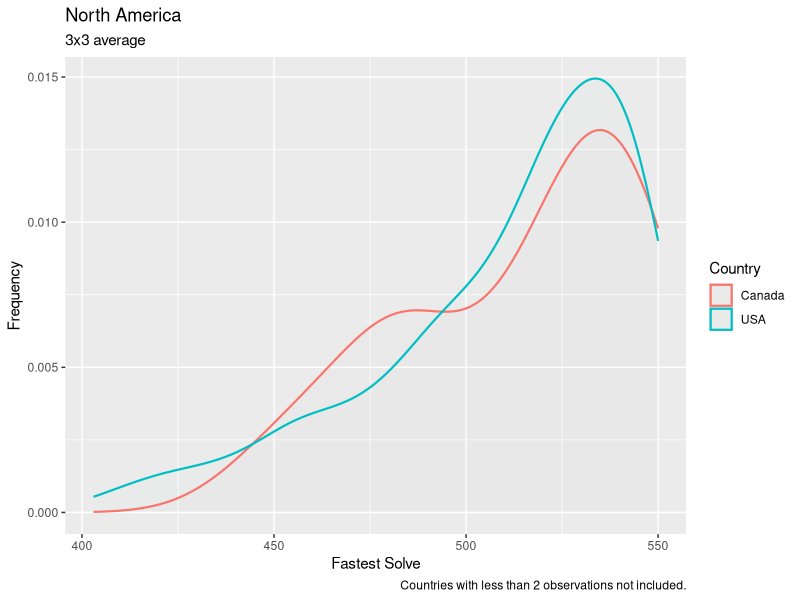
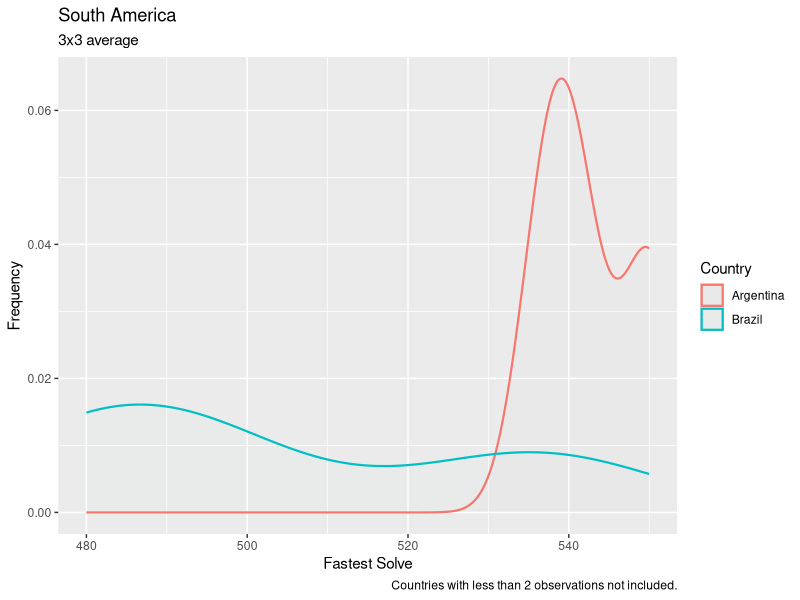
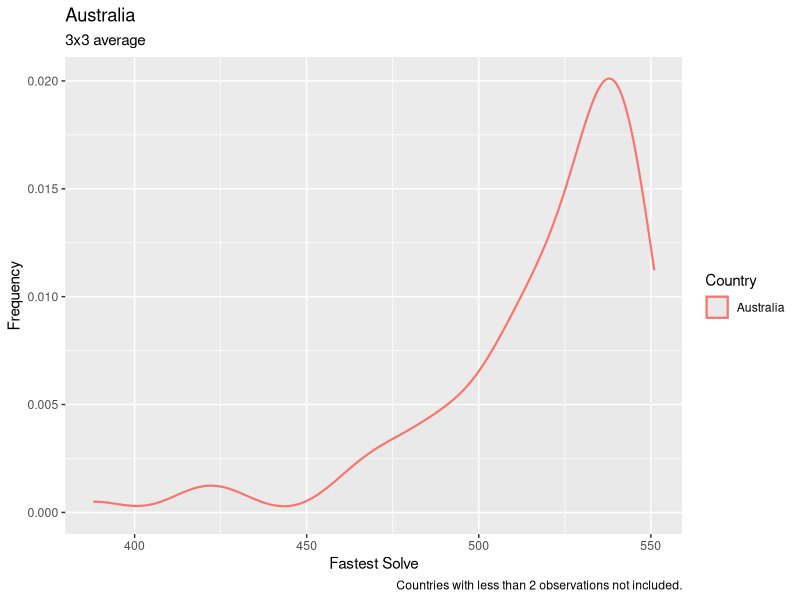
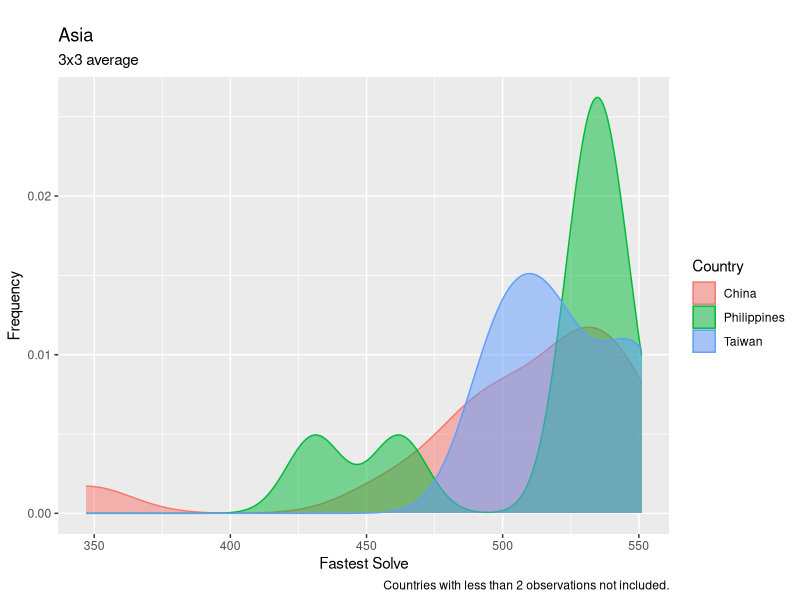
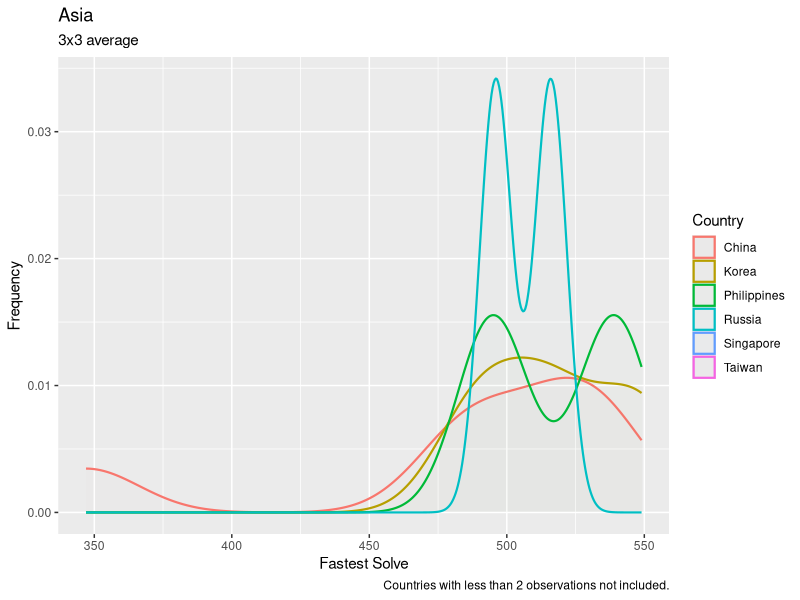
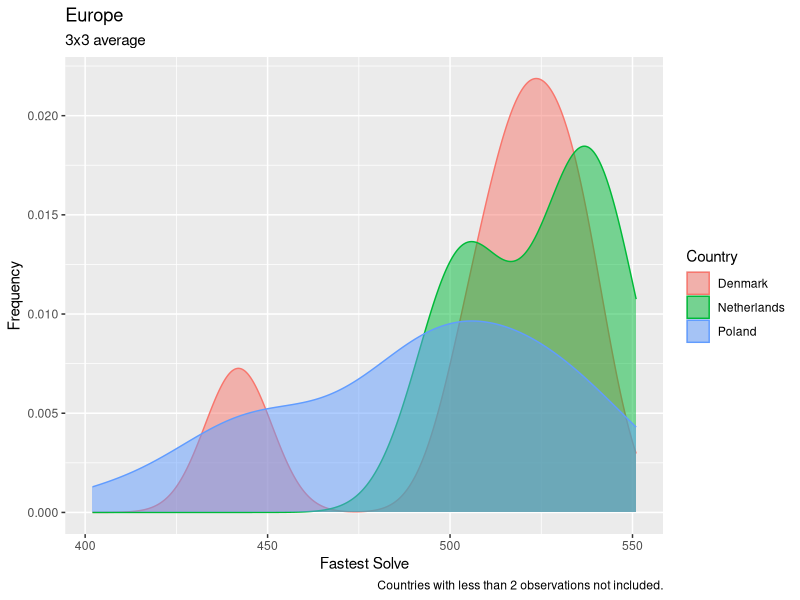
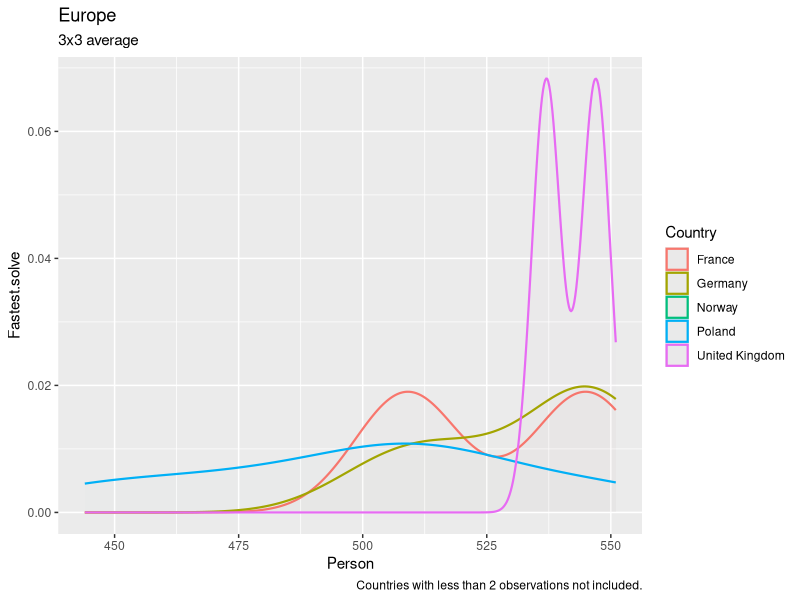
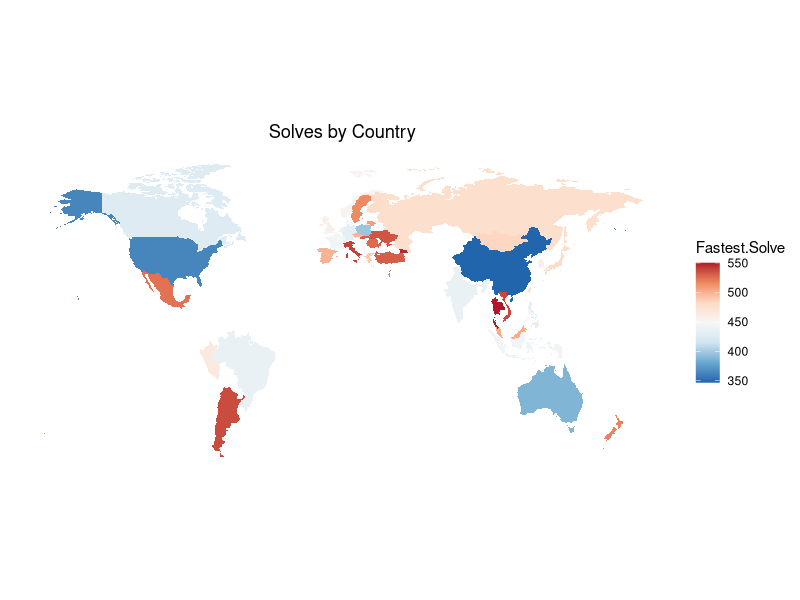

Here is the R script that generated these plots, in order:
## ---- chunk 1



library(tidyverse)



data <- read.csv("solves.csv")
## ---- chunk 2
data3 <- data %>%
  filter(Country == c("USA","Canada"))


graphic2 <- ggplot(data3,mapping = aes(x=Fastest.Solve,color = Country, fill = Country)) +
  geom_density(linewidth = 0.75, alpha = 0.007)

graphic2+
 labs(title="North America",
       subtitle="3x3 average",
       x="Fastest Solve",
       y="Frequency",
      caption = "Countries with less than 2 observations not included.")

## ---- chunk 3

data4 <- data %>%
  filter(Country == c("Brazil","Argentina"))


graphic3<- ggplot(data4,mapping = aes(x=Fastest.Solve,color = Country, fill = Country)) +
  geom_density(linewidth = 0.75, alpha =0.007)

graphic3+
 labs(title="South America",
       subtitle="3x3 average",
       x="Fastest Solve",
       y="Frequency",
       caption = "Countries with less than 2 observations not included." )
## ---- chunk 4
data5 <- data %>%
  filter(Country == c("Australia" ))



graphic4<- ggplot(data5,mapping = aes(x=Fastest.Solve,color = Country, fill = Country)) +
  geom_density(linewidth = 0.75, alpha = 0.007)

graphic4+
 labs(title="Australia",
       subtitle="3x3 average",
       x="Fastest Solve",
       y="Frequency",
      caption = "Countries with less than 2 observations not included." )
## ---- chunk 5
data6 <- data %>%
  filter(Country == c("China","Philippines","Taiwan" ))


graphic5<- ggplot(data6,mapping = aes(x=Fastest.Solve,color = Country, fill = Country)) +
 geom_density(bins = 500,alpha=0.5)

graphic5+
 labs(title="
Asia",
       subtitle="3x3 average",
       x="Fastest Solve",
       y="Frequency",
      caption = "Countries with less than 2 observations not included." )
## ---- chunk 6
data7 <- data %>%
  filter(Country == c("China","Philippines","Georgia","India","Indonesia", "Korea","Malayysia", "Russia","Singapore","Taiwan"))



graphic6 <- ggplot(data7,mapping = aes(x=Fastest.Solve,color = Country, fill = Country))  +
  geom_density(linewidth = 0.75, alpha = 0.007)


graphic6+
 labs(title="Asia",
       subtitle="3x3 average",
       x="Fastest Solve",
       y="Frequency",
      caption = "Countries with less than 2 observations not included.")

## ---- chunk 7
data8 <- data %>%
  filter(Country == c( "Denmark","Netherlands","Poland"))



graphic7<- ggplot(data8,mapping = aes(x=Fastest.Solve,color = Country, fill = Country)) +
 geom_density(bins = 500,alpha=0.5)

graphic7+
 labs(title="Europe",
       subtitle="3x3 average",
       x="Fastest Solve",
       y="Frequency",
      caption = "Countries with less than 2 observations not included." )
       
## ---- chunk 8

data9 <- data %>%
  filter(Country == c( "Denmark","Netherlands","Poland","Finland","France","Germany","Lithuania","Norway", "United Kingdom", "Switzerland","Sweaden","Spain"))


graphic8 <- ggplot(data9,mapping = aes(x=Fastest.Solve,color = Country, fill = Country))  +
  geom_density(linewidth = 0.75, alpha = 0.007)

graphic8+
      labs(title="Europe",
        subtitle="3x3 average",
       x="Person",
       y="Fastest.solve",
     caption = "Countries with less than 2 observations not included.")
       

## ---- chunk 9
library(dplyr)
library(stringr)
library(ggplot2)
library(maps)

world <- map_data("world")
head(world)

##        long      lat group order region subregion
## 1 -69.89912 12.45200     1     1  Aruba      <NA>
## 2 -69.89571 12.42300     1     2  Aruba      <NA>
## 3 -69.94219 12.43853     1     3  Aruba      <NA>
## 4 -70.00415 12.50049     1     4  Aruba      <NA>
## 5 -70.06612 12.54697     1     5  Aruba      <NA>
## 6 -70.05088 12.59707     1     6  Aruba      <NA>

world <- map_data("world")
worldplot <- ggplot() +
  geom_polygon(data = world, aes(x=long, y = lat, group = group)) + 
  coord_fixed(1.3)

map_data <- read.csv("solves.csv", header = TRUE)
map_data <- map_data %>%
  mutate(region = Country)

map_data <- map_data %>% 
   group_by(region) %>% 
   slice_min(order_by = Fastest.Solve)



## Check for disagreements between the two datasets
diff <- setdiff(world$region, map_data$region)

## Korea -> South Korea
## United Kingdom -> UK
## 


## Clean the dataset accordingly
map_data <- map_data %>%
  ## Recode certain entries
  mutate(region = recode(str_trim(region), "United Kingdom" = "UK",
                            "Korea" = "South Korea",
                            "Congo (Dem. Rep.)" = "Democratic Republic of the Congo",
                            "Congo (Rep.)" = "Republic of Congo")) 

worldSubset <- inner_join(world, map_data, by = "region")




## Let's ditch many of the unnecessary elements
plain <- theme(
  axis.text = element_blank(),
  axis.line = element_blank(),
  axis.ticks = element_blank(),
  panel.border = element_blank(),
  panel.grid = element_blank(),
  axis.title = element_blank(),
  panel.background = element_rect(fill = "white"),
  plot.title = element_text(hjust = 0.5)
)

solve <- ggplot(data = worldSubset, mapping = aes(x = long, y = lat, group = group)) + 
  coord_fixed(1.3) +
  geom_polygon(aes(fill = Fastest.Solve)) +
  scale_fill_distiller(palette ="RdBu", direction = -1) + # or direction=1
  ggtitle("Solves by Country") +
  plain

solve


